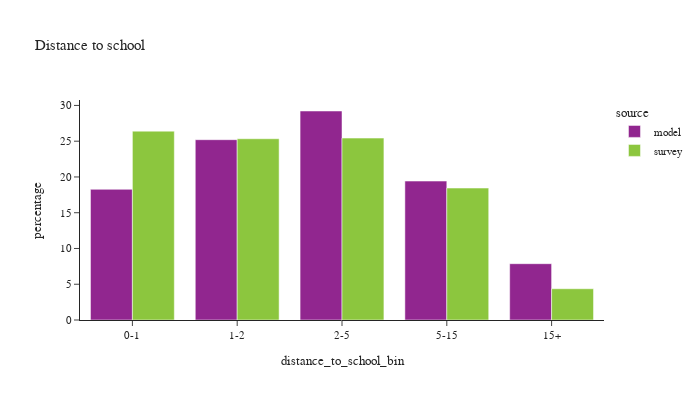

Notebook code for this chart:
### Code cell
df_plot = df_students.loc[(~df_students['student_type'].isnull()) & (df_students['distance_to_school_bin'] != float('nan'))].groupby(['source','distance_to_school_bin',])['psexpfac'].sum().reset_index()
df_plot['percentage'] = df_plot.groupby(['source'], group_keys=False)['psexpfac']. \
    apply(lambda x: 100 * x / float(x.sum()))
# df_plot

df_plot_ct = df_students.loc[(~df_students['student_type'].isnull()) & (df_students['distance_to_school_bin'] != float('nan'))].groupby(['source','distance_to_school_bin'])['psexpfac'].count().reset_index().rename(columns={'psexpfac':'sample count'})
df_plot = df_plot.merge(df_plot_ct, on=['source','distance_to_school_bin'])


fig = px.bar(df_plot, x="distance_to_school_bin", y="percentage", color="source",barmode="group",
             hover_data=['sample count'],
             title="Distance to school")
fig.update_layout(height=400, width=700, font=dict(size=11))
fig.show()

### Figure 1 — Plotly figure (JSON) as saved in the notebook; plotly's stock layout.template omitted (floating-point values rounded to 4 significant figures)
{"data": [{"alignmentgroup": "True", "customdata": [[185554], [256048], [296781], [197286], [79950]], "hovertemplate": "source=model<br>distance_to_school_bin=%{x}<br>percentage=%{y}<br>sample count=%{customdata[0]}<extra></extra>", "legendgroup": "model", "marker": {"color": "#91268F", "pattern": {"shape": ""}}, "name": "model", "offsetgroup": "model", "orientation": "v", "showlegend": true, "textposition": "auto", "type": "bar", "x": ["0-1", "1-2", "2-5", "5-15", "15+"], "xaxis": "x", "y": [18.27, 25.21, 29.22, 19.43, 7.872], "yaxis": "y"}, {"alignmentgroup": "True", "customdata": [[226], [193], [240], [121], [32]], "hovertemplate": "source=survey<br>distance_to_school_bin=%{x}<br>percentage=%{y}<br>sample count=%{customdata[0]}<extra></extra>", "legendgroup": "survey", "marker": {"color": "#8CC63E", "pattern": {"shape": ""}}, "name": "survey", "offsetgroup": "survey", "orientation": "v", "showlegend": true, "textposition": "auto", "type": "bar", "x": ["0-1", "1-2", "2-5", "5-15", "15+"], "xaxis": "x", "y": [26.41, 25.34, 25.43, 18.45, 4.371], "yaxis": "y"}], "layout": {"barmode": "group", "font": {"size": 11}, "height": 400, "legend": {"title": {"text": "source"}, "tracegroupgap": 0}, "title": {"text": "Distance to school"}, "width": 700, "xaxis": {"anchor": "y", "domain": [0.0, 1.0], "title": {"text": "distance_to_school_bin"}}, "yaxis": {"anchor": "x", "domain": [0.0, 1.0], "title": {"text": "percentage"}}}}
